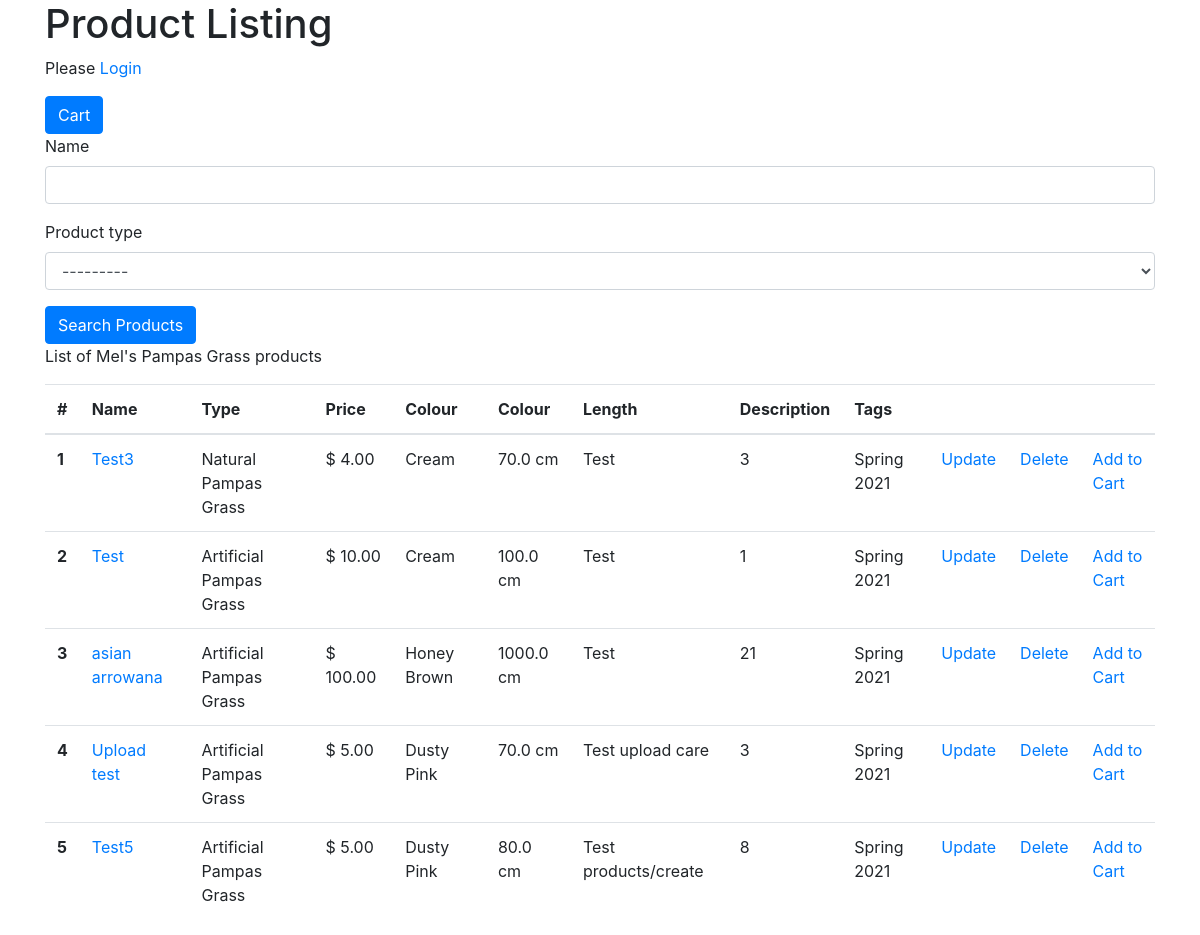
Screenshot of /products/ with the database file from the repository.
### products/models.py (models this page shows, shortened)
class ProductType(models.Model):
    name = models.CharField(blank=False, max_length=255)
    def __str__(self):
        return self.name

class Product(models.Model):
    name = models.CharField(blank=False, max_length=255)
    product_type = models.ForeignKey(ProductType, on_delete=models.CASCADE)
    image = ImageField(blank=True, manual_crop="")
    price = models.DecimalField(
        blank=False, max_digits=19, decimal_places=2)
    colour = models.ForeignKey(Colour, on_delete=models.CASCADE)
    tag = models.ManyToManyField(Tag)
    length = models.FloatField(blank=False)
    desc = models.TextField(blank=False)
    quantity = models.IntegerField(blank=False)

class Colour(models.Model):
    name = models.CharField(blank=False, max_length=255)
    def __str__(self):
        return self.name

class Tag(models.Model):
    name = models.CharField(blank=False, max_length=255)
    def __str__(self):
        return self.name

### products/views.py (the view)
# urls.py: path('', products.views.show_products,
def show_products(request):
    search_form = SearchForm(request.GET)
    products = Product.objects.all()
    query = ~Q(pk__in=[])
    if 'name' in request.GET and request.GET['name']:
        query = query & Q(name__icontains=request.GET['name'])
    if 'product_type' in request.GET and request.GET['product_type']:
        query = query & Q(product_type__exact=request.GET['product_type'])
    products = products.filter(query).distinct()
    return render(request, 'products/show-products.template.html', {
        'products': products,
        'search_form': search_form
    })

### products/forms.py
class SearchForm(forms.Form):
    name = forms.CharField(max_length=100, required=False)
    product_type = forms.ModelChoiceField(
        queryset=ProductType.objects.all(), required=False)

### products/templates/products/show-products.template.html (shortened to what this page needs)
{% extends 'base.template.html' %}
{% load crispy_forms_tags %}
{% load static %}
{% block content %}
<h1>Product Listing</h1>
{% if request.user.is_authenticated  %}
<p>Welcome {{request.user}}</p>
{% else %}
<p>Please <a href="/accounts/login">Login</a></p>
{%endif%}
<a href="{% url 'view_cart' %}" class="btn btn-primary">Cart</a>
<form method="GET">
    {{search_form|crispy}}
    <input type="submit" class="btn btn-primary" value="Search Products">
</form>
<p>
    List of Mel's Pampas Grass products
</p>
<table class="table">
    <thead>
        <tr>
            <th scope="col">#</th>
            <th scope="col">Name</th>
            <th scope="col">Type</th>
            <th scope="col">Price</th>
            <th scope="col">Colour</th>
            <th scope="col">Colour</th>
            <th scope="col">Length</th>
            <th scope="col">Description</th>
            <th scope="col">Tags</th>
            <th scope="col"></th>
            <th scope="col"></th>
            <th scope="col"></th>
        </tr>
    </thead>
    <tbody>
        {% for product in products %}
        <tr>
            <th scope="row">{{product.id}}</th>
            <td><a href="{% url 'view_product_details_route' product_id=product.id %}">{{product.name}}</a></td>
            <td>{{product.product_type}}</td>
            <td>$ {{product.price}}</td>
            <td>{{product.colour}}</td>
            <td>{{product.length}} cm</td>
            <td>{{product.desc}}</td>
            <td>{{product.quantity}}</td>
            <td>{% for tag in product.tag.all %}{{tag}}{% endfor %}</td>
            <td><a href="{% url 'update_product_route' product_id=product.id %}">Update</a></td>
            <td><a href="{% url 'delete_product_route' product_id=product.id %}">Delete</a></td>
             <td><a href="{% url 'add_to_cart' product_id=product.id %}">Add to Cart</a></td>
        </tr>
        {% endfor %}
    </tbody>
</table>
{% endblock %}

### rows the page displays
Product: id "1", name "Test3", product_type "Natural Pampas Grass", price "4.00", colour "Cream", length "70.0", desc "Test", quantity "3"
Tag: name "Spring 2021"
Product: id "2", name "Test", product_type "Artificial Pampas Grass", price "10.00", colour "Cream", length "100.0", desc "Test", quantity "1"
Product: id "3", name "asian arrowana", product_type "Artificial Pampas Grass", price "100.00", colour "Honey Brown", length "1000.0", desc "Test", quantity "21"
Product: id "4", name "Upload test", product_type "Artificial Pampas Grass", price "5.00", colour "Dusty Pink", length "70.0", desc "Test upload care", quantity "3"
Product: id "5", name "Test5", product_type "Artificial Pampas Grass", price "5.00", colour "Dusty Pink", length "80.0", desc "Test products/create", quantity "8"
